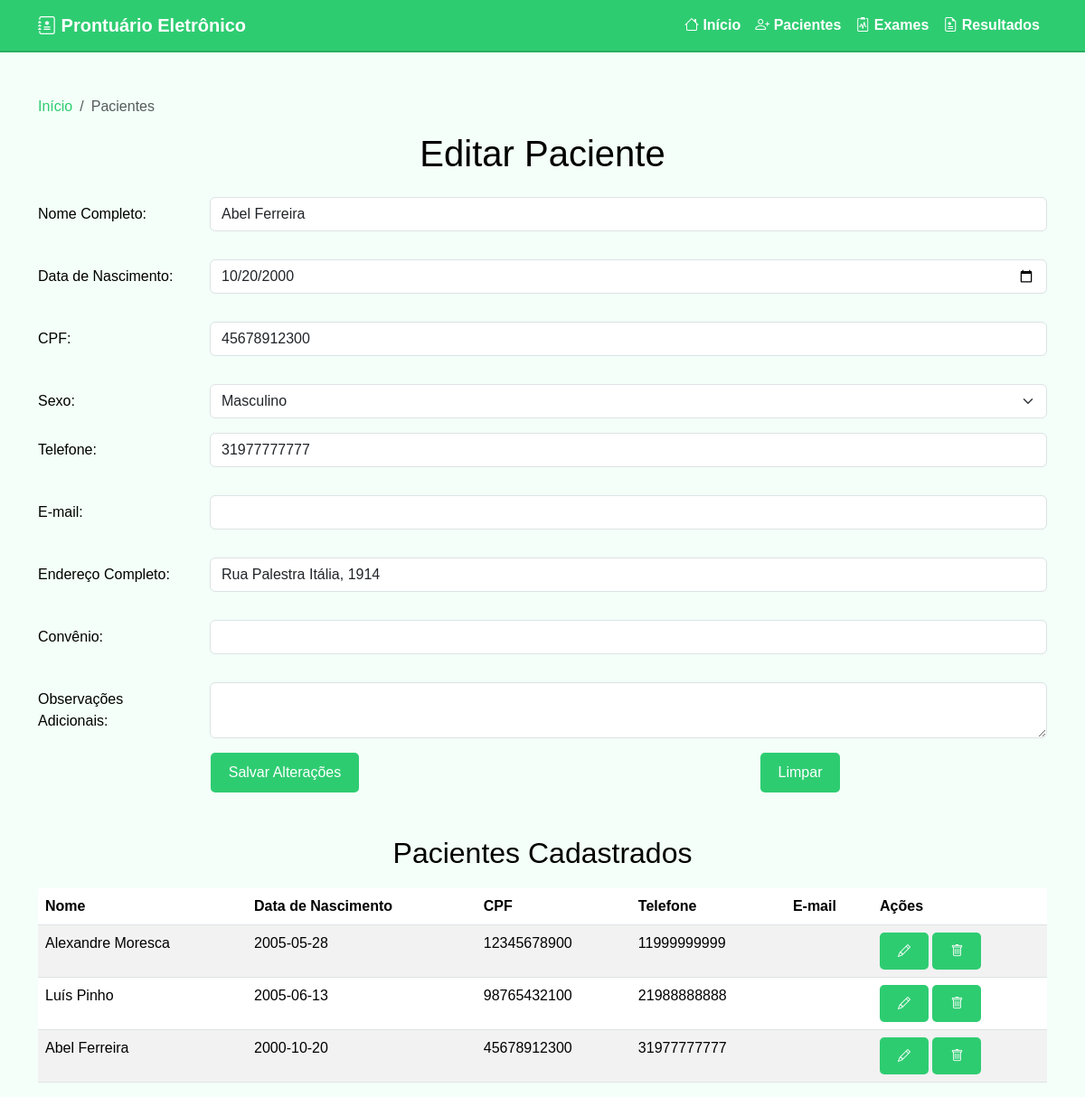
The app's page /php/views/cadastroPacientes.php?editar=3 with its own data.
### tables this page shows
CREATE TABLE IF NOT EXISTS paciente (
    id INT AUTO_INCREMENT PRIMARY KEY,
    nome VARCHAR(255) NOT NULL,
    nascimento DATE NOT NULL,
    cpf VARCHAR(14) NOT NULL UNIQUE,
    sexo VARCHAR(20) NOT NULL,
    telefone VARCHAR(20),
    email VARCHAR(255),
    endereco TEXT,
    convenio VARCHAR(255),
    observacoes TEXT
);

### php/controllers/PacienteController.php (called while the page is built, shortened)
<?php
require_once(__DIR__ . '/../config/db.php');
class PacienteController {
    public static function listar() {
        global $conn;
        return $conn->query("SELECT * FROM paciente");
    }
    public static function buscarPorId($id) {
        global $conn;
        $stmt = $conn->prepare("SELECT * FROM paciente WHERE id = ?");
        $stmt->bind_param("i", $id);
        $stmt->execute();
        $result = $stmt->get_result();
        return $result->fetch_assoc();
    }
}

### php/views/cadastroPacientes.php (the view, shortened to what this page needs)
<?php
require_once(__DIR__ . '/../controllers/PacienteController.php');
if (isset($_GET['editar'])) {
    $paciente = PacienteController::buscarPorId($_GET['editar']);
} else {
    $paciente = null;
}
$pacientes = PacienteController::listar();
?>
<!DOCTYPE html>
<html lang="pt-BR">
<head>
    <link href="https://cdn.jsdelivr.net/npm/bootstrap@5.3.5/dist/css/bootstrap.min.css" rel="stylesheet">
    <link href="https://cdn.jsdelivr.net/npm/bootstrap-icons@1.11.3/font/bootstrap-icons.css" rel="stylesheet">
    <link rel="stylesheet" href="../assets/style.css">
</head>
<body>
    <?php include 'navbar.php'; ?>
    <div class="container mt-5">
        <nav aria-label="breadcrumb">
            <ol class="breadcrumb mt-3">
                <li class="breadcrumb-item"><a href="home.php">Início</a></li>
                <li class="breadcrumb-item active" aria-current="page">Pacientes</li>
            </ol>
        </nav>
        <h1 class="text-center mb-4"><?= $paciente ? 'Editar Paciente' : 'Cadastro de Pacientes' ?></h1>
        <form method="POST" action="">
            <div class="row mb-3">
                <label for="nome" class="col-sm-2 col-form-label">Nome Completo:</label>
                <div class="col-sm-10">
                    <input type="text" class="form-control" id="nome" name="nome" value="<?= $paciente['nome'] ?? '' ?>" required>
                </div>
            </div>
            <div class="row mb-3">
                <label for="nascimento" class="col-sm-2 col-form-label">Data de Nascimento:</label>
                <div class="col-sm-10">
                    <input type="date" class="form-control" id="nascimento" name="nascimento" value="<?= $paciente['nascimento'] ?? '' ?>" required>
                </div>
            </div>
            <div class="row mb-3">
                <label for="cpf" class="col-sm-2 col-form-label">CPF:</label>
                <div class="col-sm-10">
                    <input type="text" class="form-control" id="cpf" name="cpf" value="<?= $paciente['cpf'] ?? '' ?>" required>
                </div>
            </div>
            <div class="row mb-3">
                <label for="sexo" class="col-sm-2 col-form-label">Sexo:</label>
                <div class="col-sm-10">
                    <select class="form-select" id="sexo" name="sexo" required>
                        <option value="masculino" <?= isset($paciente['sexo']) && $paciente['sexo'] === 'masculino' ? 'selected' : '' ?>>Masculino</option>
                    </select>
                </div>
            </div>
            <div class="row mb-3">
                <label for="telefone" class="col-sm-2 col-form-label">Telefone:</label>
                <div class="col-sm-10">
                    <input type="text" class="form-control" id="telefone" name="telefone" value="<?= $paciente['telefone'] ?? '' ?>" required>
                </div>
            </div>
            <div class="row mb-3">
                <label for="email" class="col-sm-2 col-form-label">E-mail:</label>
                <div class="col-sm-10">
                    <input type="email" class="form-control" id="email" name="email" value="<?= $paciente['email'] ?? '' ?>" required>
                </div>
            </div>
            <div class="row mb-3">
                <label for="endereco" class="col-sm-2 col-form-label">Endereço Completo:</label>
                <div class="col-sm-10">
                    <input type="text" class="form-control" id="endereco" name="endereco" value="<?= $paciente['endereco'] ?? '' ?>" required>
                </div>
            </div>
            <div class="row mb-3">
                <label for="convenio" class="col-sm-2 col-form-label">Convênio:</label>
                <div class="col-sm-10">
                    <input type="text" class="form-control" id="convenio" name="convenio" value="<?= $paciente['convenio'] ?? '' ?>">
                </div>
            </div>
            <div class="row mb-3">
                <label for="observacoes" class="col-sm-2 col-form-label">Observações Adicionais:</label>
                <div class="col-sm-10">
                    <textarea class="form-control" id="observacoes" name="observacoes"><?= $paciente['observacoes'] ?? '' ?></textarea>
                </div>
            </div>
            <div class="row mb-3 text-center">
                <div class="col">
                    <button type="submit" name="<?= $paciente ? 'editar' : 'cadastrar' ?>" class="btn btn-primary"><?= $paciente ? 'Salvar Alterações' : 'Cadastrar' ?></button>
                </div>
                <div class="col">
                    <button type="reset" class="btn btn-danger">Limpar</button>
                </div>
            </div>
        </form>
        <h2 class="text-center mt-5">Pacientes Cadastrados</h2>
<table class="table table-striped mt-3">
    <thead>
        <tr>
            <th>Nome</th>
            <th>Data de Nascimento</th>
            <th>CPF</th>
            <th>Telefone</th>
            <th>E-mail</th>
            <th>Ações</th>
        </tr>
    </thead>
    <tbody>
        <?php while ($row = $pacientes->fetch_assoc()): ?>
        <tr>
            <td><?= htmlspecialchars($row['nome']) ?></td>
            <td><?= htmlspecialchars($row['nascimento']) ?></td>
            <td><?= htmlspecialchars($row['cpf']) ?></td>
            <td><?= htmlspecialchars($row['telefone']) ?></td>
            <td><?= htmlspecialchars($row['email']) ?></td>
            <td>
                <a href="?editar=<?= $row['id'] ?>" class="btn btn-warning btn-sm" title="Editar">
                <i class="bi bi-pencil"></i>
                </a>
                <a href="?excluir=<?= $row['id'] ?>" class="btn btn-danger btn-sm" title="Excluir" onclick="return confirm('Excluir paciente?')">
                <i class="bi bi-trash"></i>
                </a>
            </td>
        </tr>
        <?php endwhile; ?>
    </tbody>
</table>
    </div>
</body>
</html>

### php/assets/style.css (style rules this page uses)
* { margin: 0; padding: 0; box-sizing: border-box; }
body { font-family: 'Arial', sans-serif; background-color: #f3fff8; color: #000000; margin: 0; padding: 0; }
h2 { color: #000000; margin-bottom: 20px; }
button, .btn { display: inline-block; padding: 10px 20px; border: none; border-radius: 5px; background-color: #2ecc71; color: #ffffff; text-align: center; cursor: pointer; transition: background-color 0.3s ease; }
input { border: 1px solid #ddd; border-radius: 5px; padding: 10px; width: 100%; margin-bottom: 15px; }
a { color: #2ecc71; text-decoration: none; }

### records on screen
paciente: nome "Abel Ferreira", nascimento "10/20/2000", cpf "45678912300", telefone "31977777777", endereco "Rua Palestra Itália, 1914", nascimento "2000-10-20"
paciente: nome "Alexandre Moresca", nascimento "2005-05-28", cpf "12345678900", telefone "11999999999"
paciente: nome "Luís Pinho", nascimento "2005-06-13", cpf "98765432100", telefone "21988888888"
